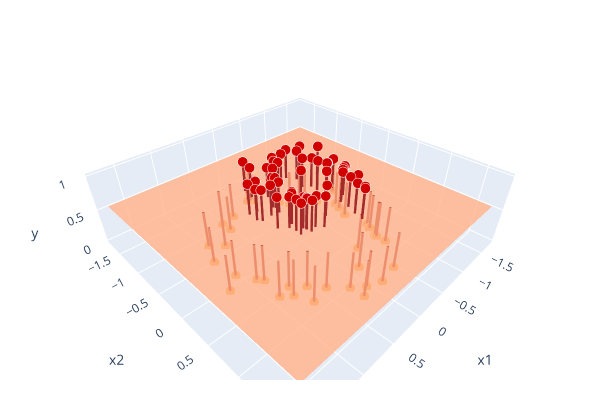

Write notebook code for a chart like this one.
### Code cell
ig = go.Figure()
fig.add_trace(create_scatter(x, y, "pred"))
fig.add_trace(create_surface(x1_mesh, x2_mesh, np.full(x1_mesh.shape, p), "pred"))
fig.add_trace(create_residual_lines(x, y, np.full(y.shape, p)))
fig = format_plot(fig)
fig.update_layout(showlegend=False)
fig.show()
